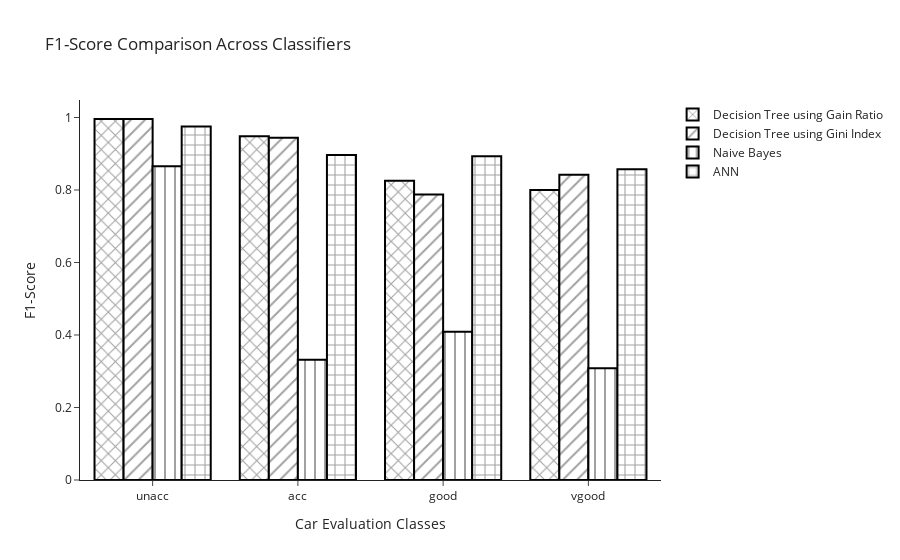

Notebook code cell kept with this figure:
### Code cell
# Precision values from your tables (replace these with your actual values)
precision_decision_tree_GainRatio = precisionTable.loc[[True]*4+[False]*3, 'DTreeGRPrecision']
precision_decision_tree_GiniIndex = precisionTable.loc[[True]*4+[False]*3, 'DTreeGiniPrecision']
precision_naive_bayes = precisionTable.loc[[True]*4+[False]*3, 'NBPrecision']
precision_ann = precisionTable.loc[[True]*4+[False]*3, 'ANNPrecision']

# Classes for the x-axis
classes = ['unacc', 'acc', 'good', 'vgood']

# Create traces for each classifier
trace_dt1 = go.Bar(x=classes, y=precision_decision_tree_GainRatio, name='Decision Tree using Gain Ratio',
                   marker = dict(
    color  = 'white', pattern_shape = 'x', line = dict(color = 'black', width = 2)
))
trace_dt2 = go.Bar(x=classes, y=precision_decision_tree_GiniIndex, name='Decision Tree using Gini Index',
                   marker = dict(
                       color  = 'white', pattern_shape = '/', line = dict(color = 'black', width = 2)
                   ))
trace_nb = go.Bar(x=classes, y=precision_naive_bayes, name='Naive Bayes', marker = dict(
    color  = 'white', pattern_shape = '|', line = dict(color = 'black', width = 2)
))
trace_ann = go.Bar(x=classes, y=precision_ann, name='ANN',marker = dict(
    color  = 'white', pattern_shape = '+', line = dict(color = 'black', width = 2)
))

# Layout settings
layout = go.Layout(title='F1-Score Comparison Across Classifiers',
                   xaxis=dict(title='Car Evaluation Classes'),
                   yaxis=dict(title='F1-Score'),
                   template = 'simple_white')

# Combine traces into a data list
data = [trace_dt1,trace_dt2, trace_nb, trace_ann]

# Create and show the figure
fig = go.Figure(data=data, layout=layout)
fig.show()

### Figure 1 — Plotly figure (JSON) as saved in the notebook; plotly's stock layout.template omitted (floating-point values rounded to 4 significant figures)
{"data": [{"marker": {"color": "white", "line": {"color": "black", "width": 2}, "pattern": {"shape": "x"}}, "name": "Decision Tree using Gain Ratio", "type": "bar", "x": ["unacc", "acc", "good", "vgood"], "y": [0.9958, 0.9481, 0.8254, 0.8]}, {"marker": {"color": "white", "line": {"color": "black", "width": 2}, "pattern": {"shape": "/"}}, "name": "Decision Tree using Gini Index", "type": "bar", "x": ["unacc", "acc", "good", "vgood"], "y": [0.9958, 0.9439, 0.7879, 0.8421]}, {"marker": {"color": "white", "line": {"color": "black", "width": 2}, "pattern": {"shape": "|"}}, "name": "Naive Bayes", "type": "bar", "x": ["unacc", "acc", "good", "vgood"], "y": [0.8658, 0.3318, 0.4091, 0.3086]}, {"marker": {"color": "white", "line": {"color": "black", "width": 2}, "pattern": {"shape": "+"}}, "name": "ANN", "type": "bar", "x": ["unacc", "acc", "good", "vgood"], "y": [0.9751, 0.8968, 0.8929, 0.8571]}], "layout": {"autosize": true, "title": {"text": "F1-Score Comparison Across Classifiers"}, "xaxis": {"autorange": true, "range": [-0.5, 3.5], "title": {"text": "Car Evaluation Classes"}, "type": "category"}, "yaxis": {"autorange": true, "range": [0, 1.048], "title": {"text": "F1-Score"}, "type": "linear"}}}
